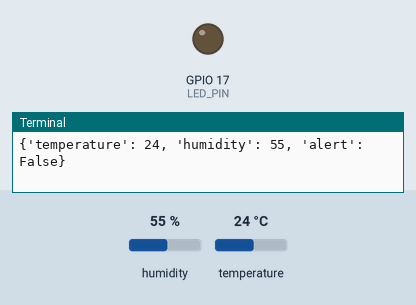
Recording of a program running on a simulated Raspberry Pi (BCM pin numbers). Parts: output pins drawn as LEDs (lit = HIGH), the last lines printed to the terminal. Inputs (shaded band) come from the test bench; at power-on: temperature 24 °C, humidity 55 %. No MQTT or app messages arrive unless stated.

Above: at 1.3 s.
1.4 s: temperature set to 29 °C
11.8 s: temperature set to 32 °C
At 21.2 s:
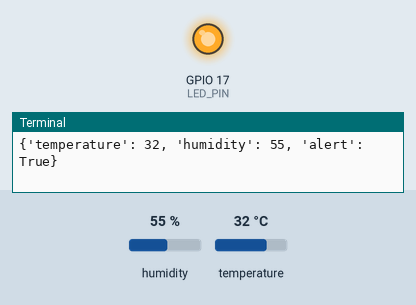
22.4 s: temperature set to 12 °C
At 32.1 s:
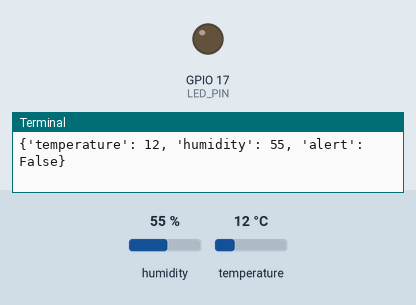
32.6 s: temperature set to 33 °C
At 41.8 s:
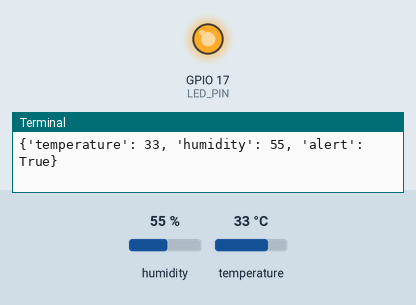
Timing chart, 0 to 43.3 s (numbered marks = the images above; inputs shaded):
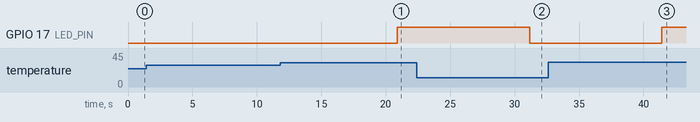

The program:

LED.py
```python
import json
import time
import board
import adafruit_dht
import paho.mqtt.client as mqtt
import RPi.GPIO as GPIO

LED_PIN = 17
GPIO.setmode(GPIO.BCM)
GPIO.setup(LED_PIN, GPIO.OUT)

at = "eG5A6gAMmPaww1Dv48LI"

client = mqtt.Client()
client.username_pw_set(at)
client.connect("eu.thingsboard.cloud", 1883, 60)

dht = adafruit_dht.DHT11(board.D4)

TEMP_LIMIT = 30

try:
    while True:
        try:
            temp = dht.temperature
            hum = dht.humidity

            if temp > TEMP_LIMIT:
                GPIO.output(LED_PIN, GPIO.HIGH)
                alert = True
            else:
                GPIO.output(LED_PIN, GPIO.LOW)
                alert = False

            payload = {
                "temperature": temp,
                "humidity": hum,
                "alert": alert
            }

            client.publish(
                "v1/devices/me/telemetry",
                json.dumps(payload)
            )

            print(payload)

        except Exception as e:
            print(e)

        time.sleep(10)

except KeyboardInterrupt:
    print("Program stopped.")

finally:
    GPIO.output(LED_PIN, GPIO.LOW)
    GPIO.cleanup()                   
```

Measured:
- the behaviour switches between 30 and 31 °C on temperature (found by bisection; images 0 and 1)
- after the input at 11.8 s, GPIO 17 (LED_PIN): LOW → HIGH after 9.1 s
- after the input at 22.4 s, GPIO 17 (LED_PIN): HIGH → LOW after 8.8 s
- after the input at 32.6 s, GPIO 17 (LED_PIN): LOW → HIGH after 8.8 s
